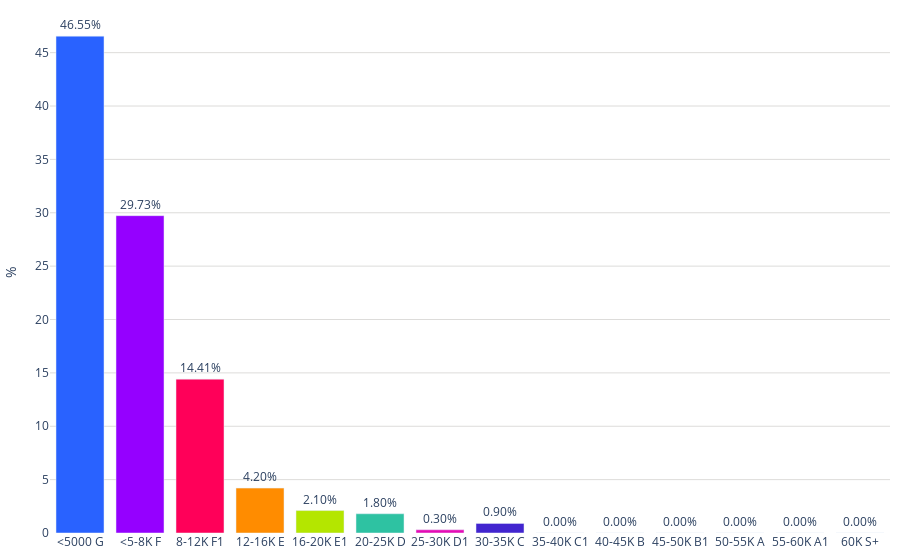

The cell this chart's notebook holds for it:
### Code cell
colores = ['#2962ff', '#9500ff', '#ff0059', '#ff8c00', '#b4e600', '#2EC2A2','#E50CB6','#4225CF','#2CBA4D','#2962ff', '#9500ff', '#ff0059', '#ff8c00', '#b4e600']

fig = go.Figure()
fig.add_trace(go.Bar(
    x=posiciones_salariospersona['Categoria'],  # Eje x: Categoría
    y=posiciones_salariospersona['porcentaje'],  # Eje y: porcentaje
    text=posiciones_salariospersona['porcentaje'].apply(lambda x: f'{x:.2f}%'),  # Texto con el formato deseado
    textposition='outside',  # Posición del texto (parte superior de las barras)
    marker_color=colores,  # Especifica los colores de las barras
))
fig.update_layout(
    #title='Mercado Salario por persona',  # Título de la gráfica
    title_x=0.5,
    yaxis=dict(
        title='%',  # Título del eje y
        gridcolor='#dddcda', # Color de las líneas que dividen los rangos del eje Y
        gridwidth=1, # Ancho de las líneas que dividen los rangos del eje Y
    ),margin=dict(l=10, r=10, t=10, b=10),  # Ajusta los márgenes (left, right, top, bottom)        
    plot_bgcolor='rgba(0,0,0,0)',  # Color de fondo del gráfico
)

# Exportar gráfica como archivo HTML
def guardar_grafico_como_html(fig, nombre_archivo, carpeta='assets/graficas'):
    if not os.path.exists(carpeta): 
        os.makedirs(carpeta) # Crear la carpeta si no existe
    
    # Gráfica como archivo HTML en la carpeta especificada
    pio.write_html(fig, f'{carpeta}/{nombre_archivo}.html')

# Exportar
guardar_grafico_como_html(fig, 'g_bar_mercadosalario_persona', carpeta='assets/graficas')

fig.show()

### Figure 1 — Plotly figure (JSON) as saved in the notebook; plotly's stock layout.template omitted (floating-point values rounded to 4 significant figures)
{"data": [{"marker": {"color": ["#2962ff", "#9500ff", "#ff0059", "#ff8c00", "#b4e600", "#2EC2A2", "#E50CB6", "#4225CF", "#2CBA4D", "#2962ff", "#9500ff", "#ff0059", "#ff8c00", "#b4e600"]}, "text": ["46.55%", "29.73%", "14.41%", "4.20%", "2.10%", "1.80%", "0.30%", "0.90%", "0.00%", "0.00%", "0.00%", "0.00%", "0.00%", "0.00%"], "textposition": "outside", "type": "bar", "x": ["<5000 G", "<5-8K F", "8-12K F1", "12-16K E", "16-20K E1", "20-25K D", "25-30K D1", "30-35K C", "35-40K C1", "40-45K B", "45-50K B1", "50-55K A", "55-60K A1", "60K S+"], "y": [46.55, 29.73, 14.41, 4.204, 2.102, 1.802, 0.3003, 0.9009, 0, 0, 0, 0, 0, 0]}], "layout": {"margin": {"b": 10, "l": 10, "r": 10, "t": 10}, "plot_bgcolor": "rgba(0,0,0,0)", "title": {"x": 0.5}, "yaxis": {"gridcolor": "#dddcda", "gridwidth": 1, "title": {"text": "%"}}}}
